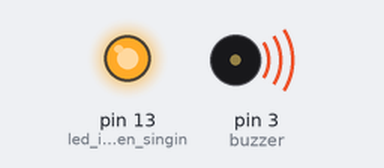
Bench run of a sketch on a simulated Arduino Uno, built with avr-gcc and run on an emulated ATmega328P. Shown: output pins drawn as LEDs (lit = HIGH), buzzer (waves = sounding).

Above: at 3.02 s.
At 24.6 s:
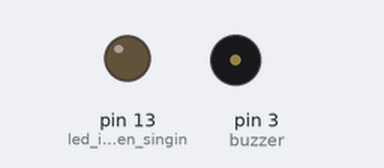
Timing chart, 0 to 40.0 s (numbered marks = the images above):
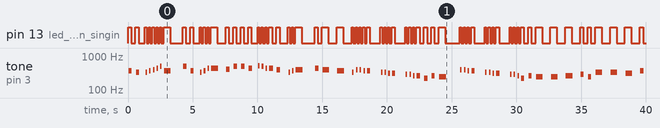

The sketch:

StarWArs.ino
```cpp
/*
  Arduino Mario Bros Tunes
  With Piezo Buzzer and PWM
  by: Dipto Pratyaksa
  last updated: 31/3/13
*/
#include <pitches.h>

#define melodyPin 3
//Mario main theme melody
int melody[] = {
  NOTE_FS4, NOTE_E4, 0, NOTE_E4, NOTE_FS4, NOTE_G4,
  NOTE_A4, NOTE_B4, NOTE_FS4, 0,
  NOTE_B4, NOTE_FS4, 0, NOTE_E4, NOTE_FS4, NOTE_A4,
  NOTE_A4, NOTE_GS4, NOTE_B4,
  NOTE_B4, NOTE_A4, 0, NOTE_C5, NOTE_B4, NOTE_A4,
  NOTE_A4, NOTE_G4, 0, NOTE_E4, NOTE_FS4,
  NOTE_G4, 0, NOTE_A4,
  NOTE_G4, NOTE_FS4,
  NOTE_E4, NOTE_G4, NOTE_G4, NOTE_FS4, NOTE_FS4, 0, //BAR 14
  0, NOTE_E4, NOTE_E4, NOTE_DS4, NOTE_DS4, 0,
  0, NOTE_D4, NOTE_D4, NOTE_C4,NOTE_C4, NOTE_A3,
  NOTE_C4, NOTE_B3, 0, //17
  0, NOTE_G4, NOTE_G4, NOTE_FS4, NOTE_FS4, 0,
  0, NOTE_E4, NOTE_E4, NOTE_DS4, NOTE_DS4, 0,
  0, NOTE_D4, NOTE_D4, NOTE_C4, NOTE_A3,
  NOTE_C4, NOTE_B3, //21
  NOTE_B3, NOTE_C4, NOTE_D4,
  NOTE_B3, NOTE_E4,
  NOTE_E4, NOTE_DS4, NOTE_FS4,
  NOTE_FS4, NOTE_G4,
  NOTE_B3, NOTE_C4, NOTE_D4,
  NOTE_E4, NOTE_FS4, NOTE_G4, NOTE_E4,
  NOTE_B4, NOTE_A4, NOTE_E4,
  NOTE_G4, NOTE_A4,
  NOTE_B4,
  // BRIDGE
  NOTE_E4, NOTE_B4, NOTE_B4, NOTE_B4, NOTE_B4, NOTE_B4, NOTE_B4, NOTE_B4, NOTE_B4,
  NOTE_B4, NOTE_A4,
  NOTE_A4, NOTE_G4, NOTE_G4, NOTE_G4, NOTE_G4, NOTE_G4, NOTE_G4, NOTE_G4, NOTE_G4,
  NOTE_G4, NOTE_FS4,
  NOTE_E4, NOTE_B4, NOTE_B4, NOTE_B4, NOTE_B4, NOTE_B4, NOTE_B4, NOTE_B4, NOTE_B4,
  NOTE_B4, NOTE_A4,
  NOTE_C3, NOTE_B4,
  NOTE_B4,
  // BRDIGE 2
  NOTE_FS4,NOTE_E4,NOTE_E4, NOTE_FS4,NOTE_E4,NOTE_E4, NOTE_FS4,NOTE_E4,NOTE_E4, NOTE_FS4,NOTE_E4,NOTE_E4, NOTE_FS4, NOTE_E4, NOTE_E4, NOTE_FS4, NOTE_G4, 0,
  NOTE_G4,NOTE_FS4,NOTE_FS4, NOTE_G4,NOTE_FS4,NOTE_FS4, NOTE_G4,NOTE_FS4,NOTE_FS4, NOTE_G4,NOTE_FS4,NOTE_FS4, NOTE_G4, NOTE_FS4, NOTE_FS4, NOTE_G4, NOTE_A4, 0,
  NOTE_FS4,NOTE_E4,NOTE_E4, NOTE_FS4,NOTE_E4,NOTE_E4, NOTE_FS4,NOTE_E4,NOTE_E4, NOTE_FS4,NOTE_E4,NOTE_E4, NOTE_FS4, NOTE_E4, NOTE_E4, NOTE_FS4, NOTE_G4, 0,
  NOTE_G4,NOTE_FS4,NOTE_FS4, NOTE_G4,NOTE_FS4,NOTE_FS4, NOTE_G4,NOTE_FS4,NOTE_FS4, NOTE_G4,NOTE_FS4,NOTE_FS4, NOTE_G4, NOTE_FS4, NOTE_FS4, NOTE_G4, NOTE_A4, 0,
};
//Mario main them tempo
int tempo[] = {
 4, 4, 8, 8, 8, 8,
 8, 8, 2, 4,
 4, 4, 8, 8, 8, 8,
 2, 4, 4,
 4, 4, 8, 8, 8, 8,
 4, 4, 4, 8, 8,
 2, 4, 4,
 2, 2,
 8, 8, 8, 8, 4, 4, // BAR 14
 8, 8, 8, 8, 4, 4,
 8, 8, 8, 8, 4, 4,
 4, 2, 4, //17
 8, 8, 8, 8, 4, 4,
 8, 8, 8, 8, 4, 4,
 8, 8, 8, 8, 4, 4,
 2, 2, //21
 2, 4, 4,
 2, 2,
 2, 4, 4,
 2, 2,
 4, 2, 4,
 4, 4, 4, 4,
 2, 4, 4,
 2, 2,
 1,
 // BRIDGE
 2, 16, 16, 16, 16, 16, 16, 16, 16,
 2, 2,
 2, 16, 16, 16, 16, 16, 16, 16, 16,
 2, 2,
 2, 16, 16, 16, 16, 16, 16, 16, 16,
 2, 2,
 2, 2,
 1,

 // BRIDGE 2
 16, 16, 16, 16, 16, 16, 16, 16, 16, 16, 16, 16, 16, 16, 32, 32, 32, 32,
 16, 16, 16, 16, 16, 16, 16, 16, 16, 16, 16, 16, 16, 16, 32, 32, 32, 32,
 16, 16, 16, 16, 16, 16, 16, 16, 16, 16, 16, 16, 16, 16, 32, 32, 32, 32,
 16, 16, 16, 16, 16, 16, 16, 16, 16, 16, 16, 16, 16, 16, 32, 32, 32, 32,

};


void setup(void)
{
   pinMode(3, OUTPUT);//buzzer
   pinMode(13, OUTPUT);//led indicator when singing a note

}
void loop()
{
//sing the tunes
  sing(1);
  sing(1);
  sing(2);
}
int song = 0;

void sing(int s){
   // iterate over the notes of the melody:
   song = s;
   if(song==2){
     Serial.println(" 'Underworld Theme'");
     int size = sizeof(melody) / sizeof(int);
     for (int thisNote = 0; thisNote < size; thisNote++) {

       // to calculate the note duration, take one second
       // divided by the note type.
       //e.g. quarter note = 1000 / 4, eighth note = 1000/8, etc.
       int noteDuration = 1000/tempo[thisNote];

       buzz(melodyPin, melody[thisNote],noteDuration);

       // to distinguish the notes, set a minimum time between them.
       // the note's duration + 30% seems to work well:
       int pauseBetweenNotes = noteDuration * 1.30;
       delay(pauseBetweenNotes);

       // stop the tone playing:
       buzz(melodyPin, 0,noteDuration);

    }

   }else{

     Serial.println(" 'Mario Theme'");
     int size = sizeof(melody) / sizeof(int);
     for (int thisNote = 0; thisNote < size; thisNote++) {

       // to calculate the note duration, take one second
       // divided by the note type.
       //e.g. quarter note = 1000 / 4, eighth note = 1000/8, etc.
       int noteDuration = 1000/tempo[thisNote];

       buzz(melodyPin, melody[thisNote],noteDuration);

       // to distinguish the notes, set a minimum time between them.
       // the note's duration + 30% seems to work well:
       int pauseBetweenNotes = noteDuration * 1.30;
       delay(pauseBetweenNotes);

       // stop the tone playing:
       buzz(melodyPin, 0,noteDuration);

    }
  }
}

void buzz(int targetPin, long frequency, long length) {
  digitalWrite(13,HIGH);
  long delayValue = 1000000/frequency/2; // calculate the delay value between transitions
  //// 1 second's worth of microseconds, divided by the frequency, then split in half since
  //// there are two phases to each cycle
  long numCycles = frequency * length/ 1000; // calculate the number of cycles for proper timing
  //// multiply frequency, which is really cycles per second, by the number of seconds to
  //// get the total number of cycles to produce
  for (long i=0; i < numCycles; i++){ // for the calculated length of time...
    digitalWrite(targetPin,HIGH); // write the buzzer pin high to push out the diaphram
    delayMicroseconds(delayValue); // wait for the calculated delay value
    digitalWrite(targetPin,LOW); // write the buzzer pin low to pull back the diaphram
    delayMicroseconds(delayValue); // wait again or the calculated delay value
  }
  digitalWrite(13,LOW);

}
```

Measured:
- by itself, pin 13 (led_indicator_when_singin): LOW → HIGH at 0.00 s, → LOW 0.25 s later, → HIGH 0.33 s later, → LOW 0.25 s later, … (134 changes in this stretch)
- by itself, tone on pin 3 (buzzer): plays 369 Hz for 0.24 s, 329 Hz for 0.24 s, 329 Hz for 0.12 s, 369 Hz for 0.12 s, 391 Hz for 0.12 s, 438 Hz for 0.12 s … (67 notes in this stretch)
